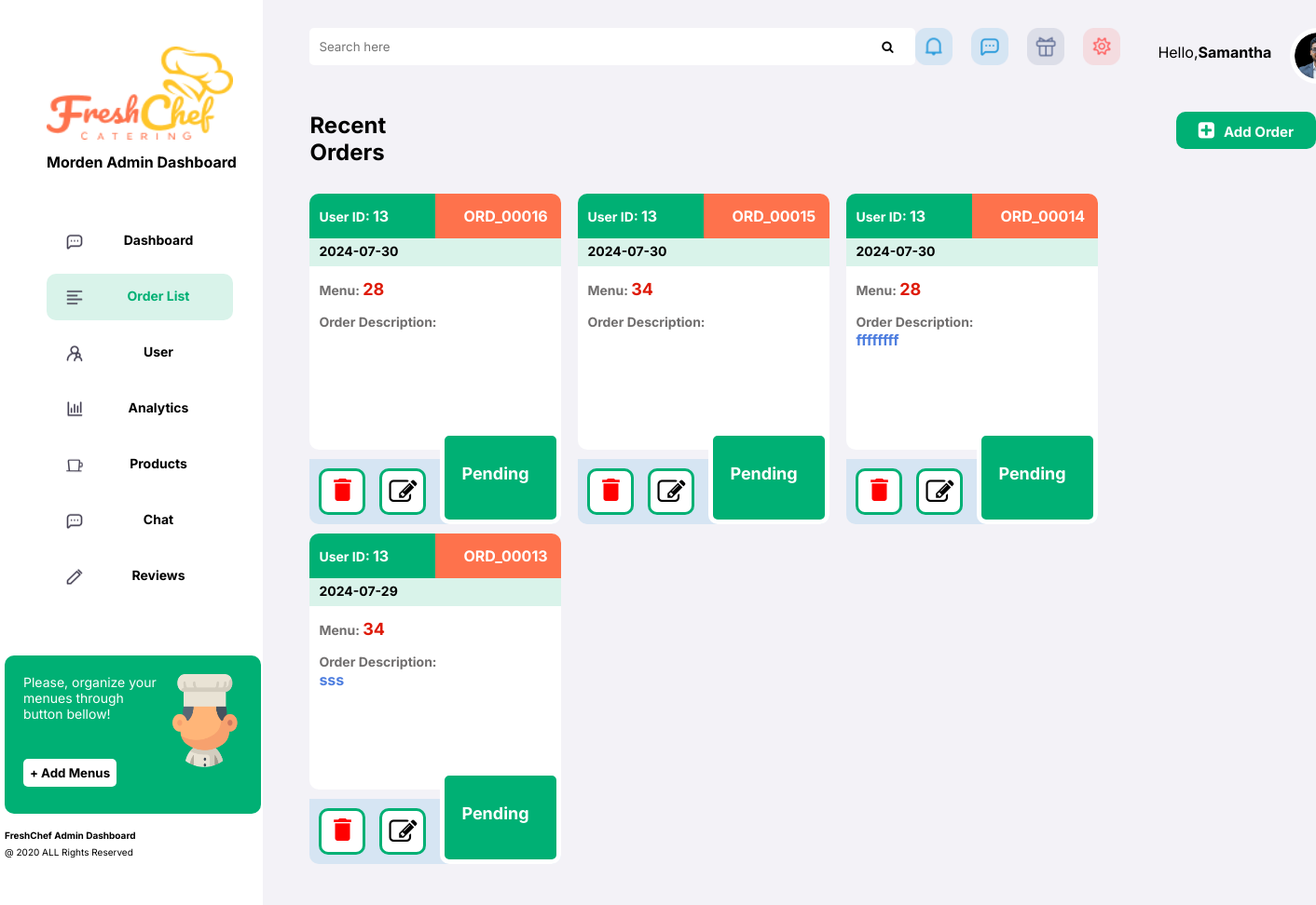
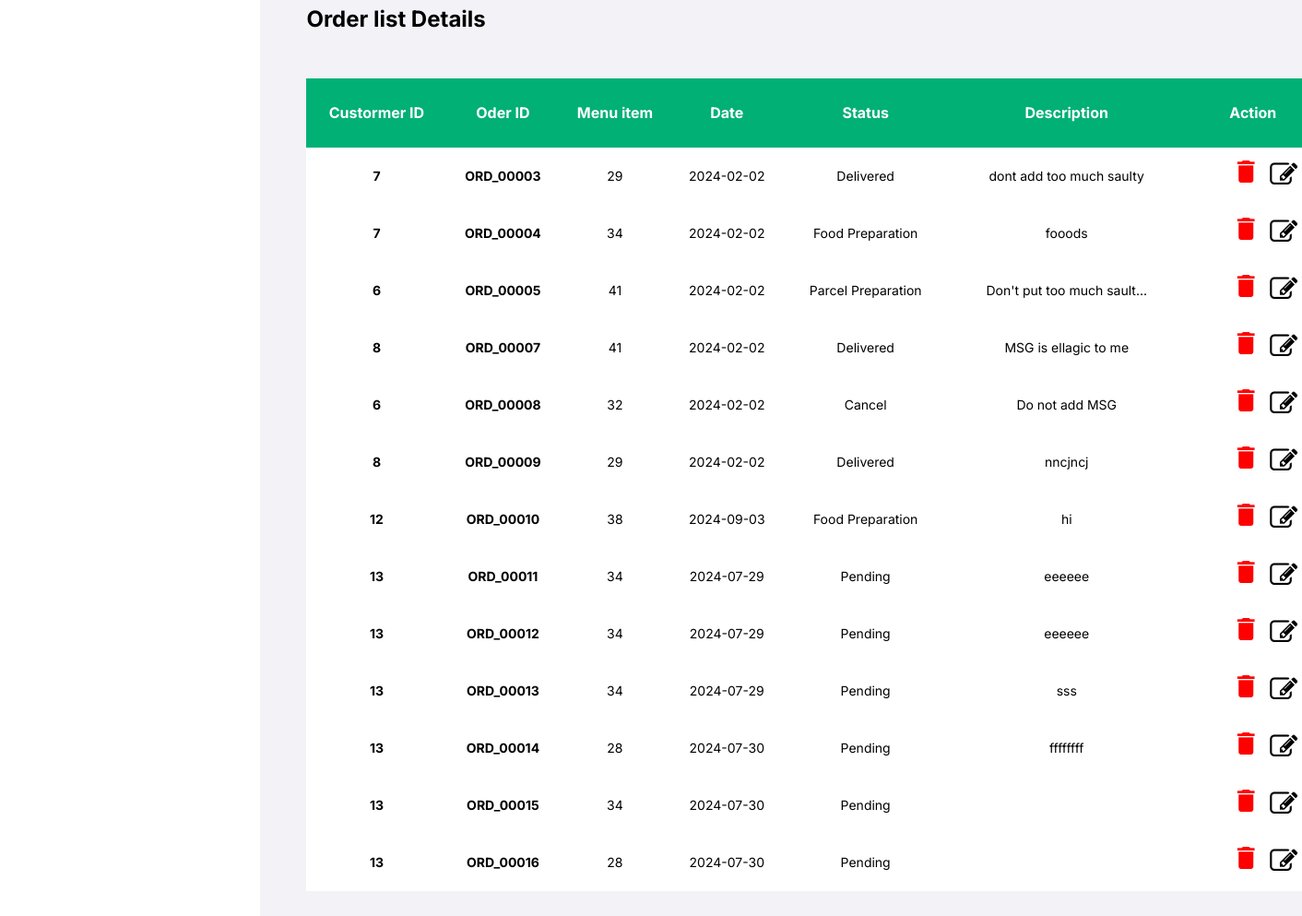
/Admin_order.php, run on the app's committed database (2 pictures, top to bottom).
### tables this page shows
CREATE TABLE `r_order` (
  `O_id` int(5) NOT NULL,
  `Order_rec_id` varchar(200) DEFAULT NULL,
  `O_date` date DEFAULT NULL,
  `O_stetus` varchar(100) DEFAULT NULL,
  `customer_id` int(11) NOT NULL,
  `menu_id` int(11) NOT NULL,
  `order_description` varchar(255) NOT NULL,
  `price` int(255) NOT NULL,
  `Payment_Status` varchar(50) NOT NULL
);

### Order_function.php (called while the page is built, shortened)
<?php
require 'connection.php';
function validate($inputData){
    global $conn;
    $validatedData = mysqli_real_escape_string($conn, $inputData);
    return trim($validatedData);
}
function getAll($tableName){
    global $conn;
    $table = validate($tableName);
    $sql="SELECT * FROM $table";
    $result = mysqli_query($conn,$sql);
    return $result;
}
?>

### Admin_order.php (the view, shortened to what this page needs)
<?php
    include 'connection.php';
    include 'Order_function.php';
    ?>
<!DOCTYPE html>
<html lang="en">
<head>
    <link rel="stylesheet" href="https://cdnjs.cloudflare.com/ajax/libs/font-awesome/4.7.0/css/font-awesome.min.css">
    <link rel="stylesheet" href="https://cdnjs.cloudflare.com/ajax/libs/font-awesome/4.7.0/css/font-awesome.min.css">
</head>
<body>
    <div class="product_page_container">
        <div class="product_tab_container">
            <a href="landing.html"><img src="homeIMG/Logo.png" alt="Logo" class="logo"></a>
                <h4>Morden Admin Dashboard</h4>
                    <div class="admin_tabs">
                                <ul>
                                <li>
                                        <a href="Admin_dashboard.php">
                                            <button >
                                                <div class="div-tab">
                                                    <div class="div-tabIMG"><img src="A_IMG/chat.png" alt=""></div>
                                                    <div class="div-tabText">Dashboard</div>
                                                </div>
                                            </button>
                                        </a>
                                    </li>
                                    <li>
                                        <a href="Admin_order.php">
                                            <button class="active-btn">
                                                <div class="div-tab">
                                                    <div class="div-tabIMG"><img src="A_IMG/orderlist.png" alt=""></div>
                                                    <div class="div-tabText">Order List</div>
                                                </div>
                                            </button>
                                        </a>
                                    </li>
                                    <li>
                                        <a href="Admin_user.php">
                                            <button >
                                                <div class="div-tab">
                                                    <div class="div-tabIMG"><img src="A_IMG/custormer_L.png" alt=""></div>
                                                    <div class="div-tabText">User</div>
                                                </div>
                                            </button>
                                        </a>
                                    </li>
                                    <li>
                                        <a href="Admin_Analytics.php">
                                            <button>
                                                <div class="div-tab">
                                                    <div class="div-tabIMG"><img src="A_IMG/analitics.png" alt=""></div>
                                                    <div class="div-tabText">Analytics</div>
                                                </div>
                                            </button>
                                        </a>
                                    </li>
                                    <li>
                                        <a href="product.php">
                                            <button>
                                                <div class="div-tab">
                                                    <div class="div-tabIMG"><img src="A_IMG/foods.png" alt=""></div>
                                                    <div class="div-tabText">Products</div>
                                                </div>
                                            </button>
                                        </a>
                                    </li>
                                    <li>
                                        <a href="Admin_Chat.php">
                                            <button >
                                                <div class="div-tab">
                                                    <div class="div-tabIMG"><img src="A_IMG/chat.png" alt=""></div>
                                                    <div class="div-tabText">Chat</div>
                                                </div>
                                            </button>
                                        </a>
                                    </li>
                                    <li>
                                        <a href="Admin_reviews.php">
                                            <button >
                                                <div class="div-tab">
                                                    <div class="div-tabIMG"><img src="A_IMG/reviews.png" alt=""></div>
                                                    <div class="div-tabText">Reviews</div>
                                                </div>
                                            </button>
                                        </a>
                                    </li>
                                </ul>
                    </div>
                    <div class="Green-div">
                        <div class="green-div-content">
                            <p>Please, organize your menues through button bellow!</p>
                            <a href="product.php"><button>+ Add Menus</button></a>
                        </div>
                        <div class="green-div-img">
                            <img src="A_IMG/cooke.png" alt="">
                        </div>
                    </div>
                    <div class="div-copyright">
                        <h5>FreshChef Admin Dashboard</h5>
                        <p>@ 2020 ALL Rights Reserved</p>
                    </div>
        </div>
        <div class="product_content_container">
        <div class="search-tabs-container">
                <div class="search-bar">
                    <form action="/action_page.php">
                        <input type="text" placeholder="Search here" name="search">
                        <button type="submit"><i class="fa fa-search"></i></button>
                    </form>
                </div>
                <div class="search-tabs-icons">
                    <div class="icon-noti-value">
                        <img src="A_IMG/noti.png" alt="">
                    </div>
                    <div class="icon-noti-value">
                        <img src="A_IMG/mesg.png" alt="">
                    </div>
                    <div class="icon-noti-value">
                        <img src="A_IMG/gift.png" alt="">
                    </div>
                    <div class="icon-noti-value">
                        <img src="A_IMG/seti.png" alt="">
                    </div>
                </div>
                <div class="user-indicator">
                    <p>Hello,<span>Samantha</span></p>
                    <div class="image-div">
                        <img src="A_IMG/user1.png" alt="">
                    </div>
                </div>
        </div>
            <div class="Order_container">
                <div class="orderHeader">
                    <h2>Recent Orders</h2>
                    <div class="O_H_Action">
                        <button><i class="fa fa-plus-square" style="font-size:20px; color:#fff"></i>Add Order</button>
                    </div>
                </div>
        <div class="box">
    <?php
        $select_message = mysqli_query($conn,'SELECT * FROM r_order ORDER BY O_id DESC LIMIT 4') or die ('query failed');
            if (mysqli_num_rows($select_message) > 0) {
                while ($fetch_message = mysqli_fetch_assoc($select_message)) {
    ?>
        <div class="userReviewContainer">
            <div class="user_review">
                    <div class="U_R_Card">
                        <div class="U_R_ID">
                            <p>User ID: <span><?php echo $fetch_message['customer_id'];?></span></p>
                        </div>
                        <div class="U_R_O_ID">
                            <P><span> <?php echo $fetch_message['Order_rec_id'];?></span></P>
                        </div>
                    </div>
                <div class="O_D_div">
                <p><?php echo $fetch_message['O_date'];?></p>
                </div>
                <p>Menu: <span><?php echo $fetch_message['menu_id'];?></span></p>
                <p>Order Description:<label> <br><?php echo $fetch_message['order_description'];?></label></p>
            </div>
            <div class="O_A_bar">
                <div class="O_Action">
                <a href="User_delete.php?id=<?= $userItem['C_id'];?>"
                onclick="return confirm('Do you want to delete this Data?')">
                <button><i class="material-icons" style="font-size:32px;color:red">delete</i></button>
                </a>
                <a href="User_edit.php?id=<?= $userItem['C_id'];?>" >
                <button><i class="fa fa-edit" style="font-size:30px;color:#000000"></i></button>
                            </a>
                </div>
                <div class="O_status">
                    <span><?php echo $fetch_message['O_stetus'];?></span>
                </div>
            </div>
            </div>
        <?php
             }
            }else {
                    echo '
                            <div class="empty">
                                    <p>No Orders added yet!</p>
                           </div>';
                                    }
        ?>
        </div>
    </div>
    <h2>Order list Details</h2>
    <div class="divUserAccounts">
        <table class="table">
                <thead>
                  <tr>
                  <th>Custormer ID </th>
                  <th>Oder ID </th>
                  <th>Menu item </th>
                  <th>Date</th>
                  <th>Status</th>
                  <th>Description </th>
                  <th>Action</th>
                  </tr>
                </thead>
                <tbody>
                  <?php
                  $users = getAll('r_order');
                  if(mysqli_num_rows($users) > 0)
                  {
                    foreach($users as $userItem)
                    {
                        ?>
                        <tr>
                          <td><b><?= $userItem['customer_id'];?></b></td>
                          <td><b><?= $userItem['Order_rec_id'];?></b></td>
                          <td><?= $userItem['menu_id'];?></td>
                          <td><?= $userItem['O_date'];?></td>
                          <td><?= $userItem['O_stetus'];?></td>
                          <td><?= $userItem['order_description'];?></td>
                          <td>
                          <div class="operation">
                          <a href="Order_delete.php?id=<?= $userItem['O_id'];?>"
                                onclick="return confirm('Do you want to delete this Data?')">
                                <i class="material-icons" style="font-size:32px;color:red">delete</i>
                            </a>
                          <a href="Order_edit.php?id=<?= $userItem['O_id'];?>" >
                            <i class="fa fa-edit" style="font-size:30px;color:#000000"></i>
                            </a>
                          </div>
                          </td>
                      </tr>
                        <?php
                    }
                  }
                  else
                  {
                    ?>
                    <tr>
                        <td colspan="6">No Record Found!</td>
                    </tr>
                    <?php
                  }
                  ?>
                </tbody>
        </table>
        </div>
        </div>
    </div>
</body>
</html>

### data on the page
r_order: customer "13", Order_rec "ORD_00016", O_date "2024-07-30", menu "28", O_stetus "Pending"
r_order: customer "13", Order_rec "ORD_00015", O_date "2024-07-30", menu "34", O_stetus "Pending"
r_order: customer "13", Order_rec "ORD_00014", O_date "2024-07-30", menu "28", order_description "ffffffff", O_stetus "Pending"
r_order: customer "13", Order_rec "ORD_00013", O_date "2024-07-29", menu "34", order_description "sss", O_stetus "Pending"
r_order: customer "7", Order_rec "ORD_00003", menu "29", O_date "2024-02-02", O_stetus "Delivered", order_description "dont add too much saulty"
r_order: customer "7", Order_rec "ORD_00004", menu "34", O_date "2024-02-02", O_stetus "Food Preparation", order_description "fooods"
r_order: customer "6", Order_rec "ORD_00005", menu "41", O_date "2024-02-02", O_stetus "Parcel Preparation", order_description "Don't put too much sault..."
r_order: customer "8", Order_rec "ORD_00007", menu "41", O_date "2024-02-02", O_stetus "Delivered", order_description "MSG is ellagic to me"
r_order: customer "6", Order_rec "ORD_00008", menu "32", O_date "2024-02-02", O_stetus "Cancel", order_description "Do not add MSG"
r_order: customer "8", Order_rec "ORD_00009", menu "29", O_date "2024-02-02", O_stetus "Delivered", order_description "nncjncj"
r_order: customer "12", Order_rec "ORD_00010", menu "38", O_date "2024-09-03", O_stetus "Food Preparation", order_description "hi"
r_order: customer "13", Order_rec "ORD_00011", menu "34", O_date "2024-07-29", O_stetus "Pending", order_description "eeeeee"
r_order: customer "13", Order_rec "ORD_00012", menu "34", O_date "2024-07-29", O_stetus "Pending", order_description "eeeeee"
